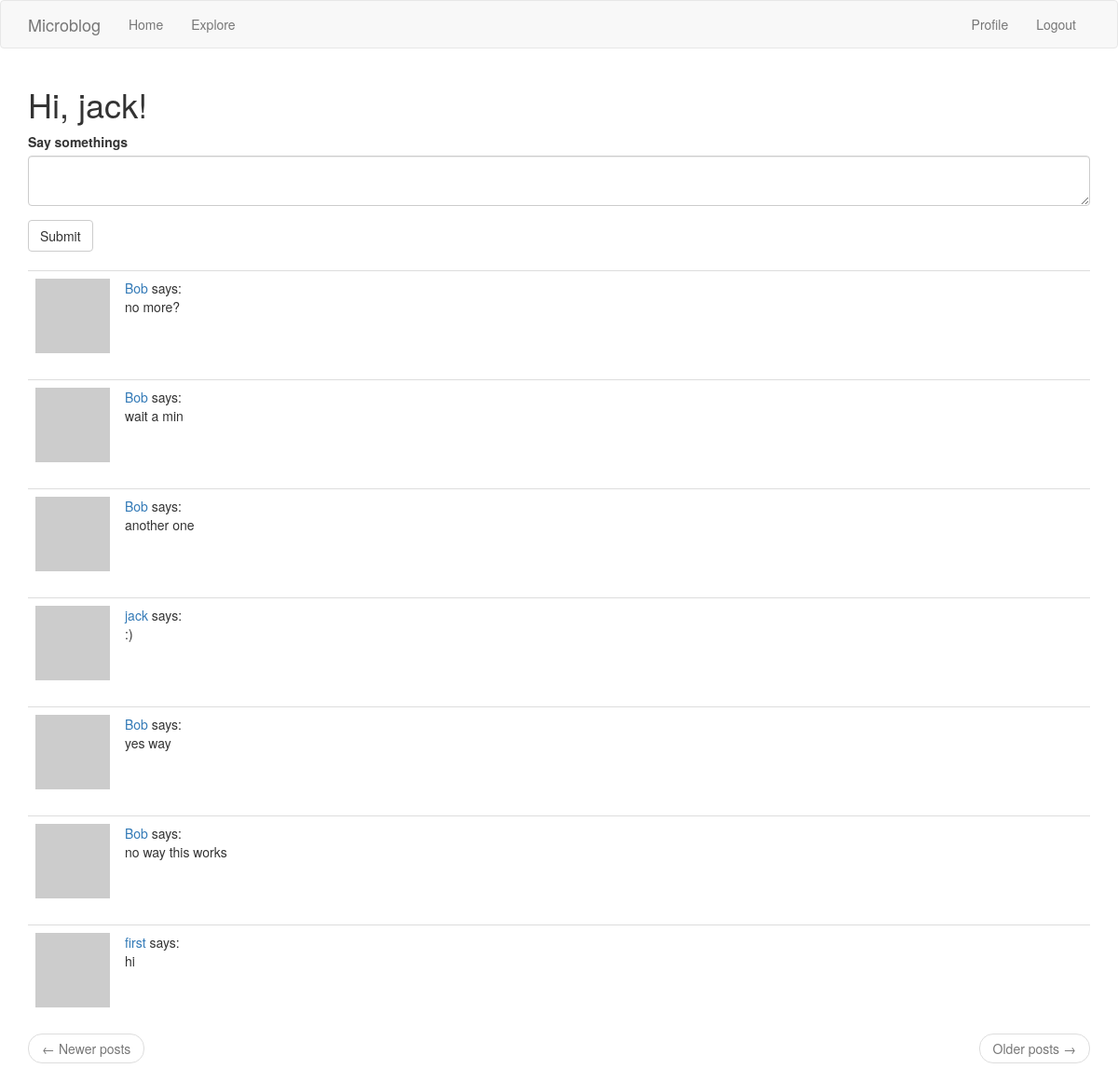
The page /index (signed in) on the database its author committed.
### app/models.py (models this page shows, shortened)
class User(UserMixin, db.Model):
    id = db.Column(db.Integer, primary_key=True)
    username = db.Column(db.String(64), index=True, unique=True)
    email = db.Column(db.String(120), index=True, unique=True)
    password_hash = db.Column(db.String(128))
    posts = db.relationship('Post', backref='author', lazy='dynamic')
    about_me = db.Column(db.String(140))
    last_seen = db.Column(db.DateTime, default=datetime.utcnow())
    followed = db.relationship('User', secondary=followers,
    primaryjoin=(followers.c.follower_id == id),
    secondaryjoin=(followers.c.followed_id == id),
    backref=db.backref('followers', lazy='dynamic'), lazy='dynamic')
    def avatar(self,size):
        digest = md5(self.email.lower().encode('utf-8')).hexdigest()
        return 'https:www.gravatar.com/avatar/{}?d=identicon&s={}'.format(digest, size)
    def followed_posts(self):
        followed = Post.query.join(
            followers, (followers.c.followed_id == Post.user_id)).filter(
            followers.c.follower_id == self.id)
        own = Post.query.filter_by(user_id=self.id) #adds own posts to timeline
        return followed.union(own).order_by(Post.timestamp.desc())

class Post(db.Model):
    id = db.Column(db.Integer, primary_key=True)
    body = db.Column(db.String(140))
    timestamp = db.Column(db.DateTime, index=True, default=datetime.utcnow())
    user_id = db.Column(db.Integer, db.ForeignKey('user.id')) #they are connected by this

### app/routes.py (the view)
@app.route('/', methods=["GET","POST"])
@app.route('/index', methods=["GET","POST"]) #decorators
@login_required
def index():
    form = PostForm()
    if form.validate_on_submit():
        post = Post(body=form.post.data, author=current_user)
        db.session.add(post)
        db.session.commit()
        flash('Your post is now live')
        return redirect(url_for('index'))
    page = request.args.get('page',1,type=int)
    posts = current_user.followed_posts().paginate(
    page, app.config['POSTS_PER_PAGE'], False)
    next_url = url_for('index',page=posts.next_num) if posts.has_next else None
    prev_url = url_for('index',page=posts.prev_num) if posts.has_prev else None
    return render_template('index.html', title='Home Page', form=form,
    posts=posts.items, next_url=next_url, prev_url=prev_url)

### app/forms.py
class PostForm(FlaskForm):
    post = TextAreaField('Say somethings',
    validators=[DataRequired(),Length(min=1,max=140)])
    submit = SubmitField('Submit')

### app/models.py (called while the page is built)
@login.user_loader
def load_user(id):
    return User.query.get(int(id))

### app/routes.py (called while the page is built)
@app.before_request
def before_request():
    if current_user.is_authenticated:
        current_user.last_seen = datetime.utcnow()
        db.session.commit()

### app/templates/index.html
{% extends "base.html" %}
{% import 'bootstrap/wtf.html' as wtf %}
{% block app_content %}
    <h1>Hi, {{ current_user.username }}!</h1>
    {% if form %}
    {{ wtf.quick_form(form) }}
    <br>
    {% endif %}
    {% for post in posts %}
        {% include '_post.html' %}
    {% endfor %}
    <nav aria-label="...">
        <ul class="pager">
            <li class="previous{% if not prev_url %} disabled{% endif %}">
                <a href="{{ prev_url or '#' }}">
                    <span aria-hidden="true">&larr;</span> Newer posts
                </a>
            </li>
            <li class="next{% if not next_url %} disabled{% endif %}">
                <a href="{{ next_url or '#' }}">
                    Older posts <span aria-hidden="true">&rarr;</span>
                </a>
            </li>
        </ul>
    </nav>
{% endblock %}

### app/templates/_post.html
<table class="table table-hover">
  <tr>
    <td width='70px'>
      <a href="{{ url_for('user', username=post.author.username)}}">
        <img src="{{post.author.avatar(70)}}"/>
      </a>
    </td>
    <td>
      <a href="{{ url_for('user', username=post.author.username)}}">
        {{ post.author.username}}
      </a>
      says:<br>{{post.body}}
    </td>
  </tr>
</table>

### rows shown on the page
User: username "jack"
Post: author.username "Bob", body "no more?"
Post: author.username "Bob", body "wait a min"
Post: author.username "Bob", body "another one"
Post: author.username "jack", body ":)"
Post: author.username "Bob", body "yes way"
Post: author.username "Bob", body "no way this works"
Post: author.username "first", body "hi"
